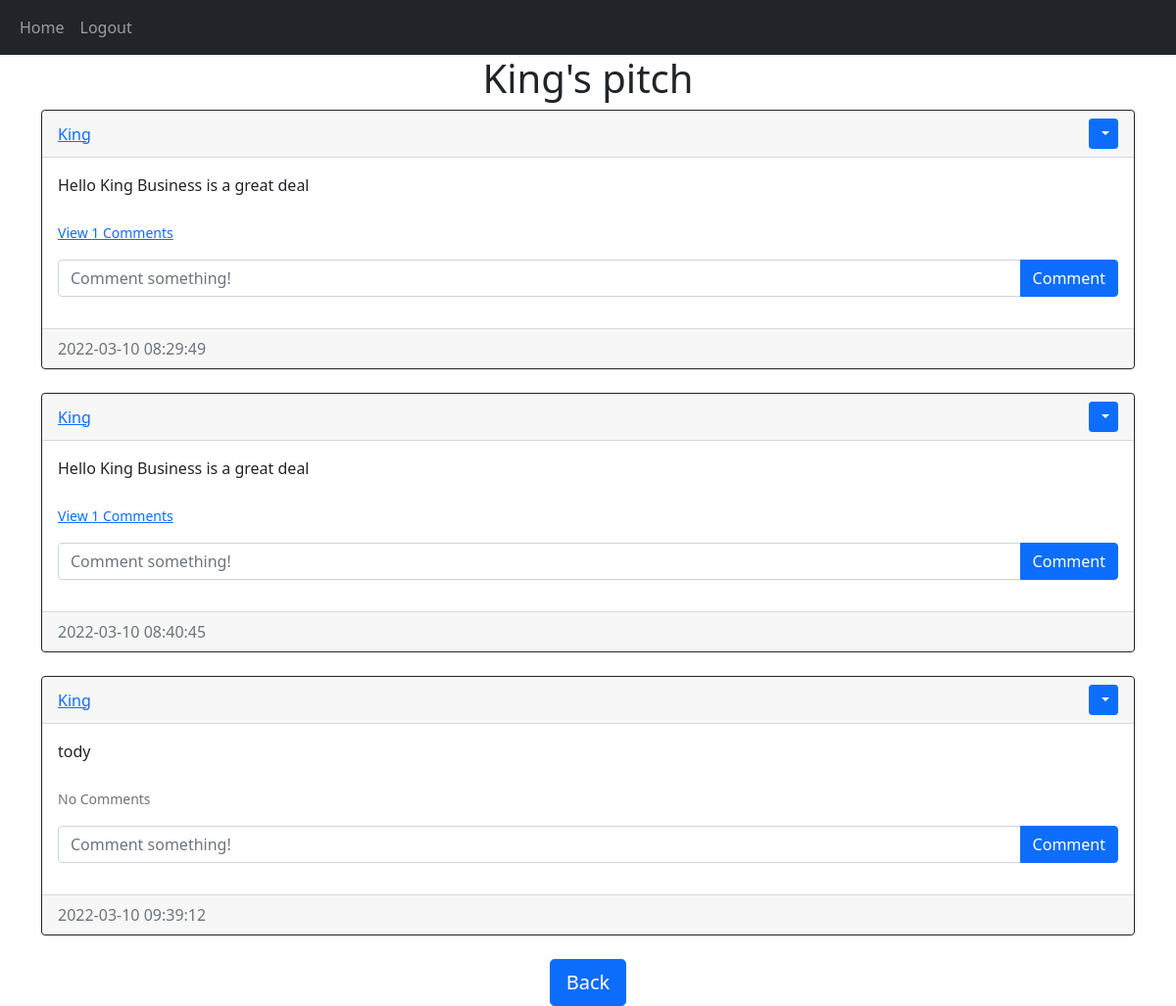
The app's page /pitches/King (signed in) with its own data.
### website/models.py (models this page shows)
class User(db.Model,UserMixin): #Inherits from db model and userMixin
    id=db.Column(db.Integer,primary_key=True)
    email=db.Column(db.String(150),unique=True) #prevent users with duplicate emails
    username=db.Column(db.String(150),unique=True)
    password=db.Column(db.String(150))
    date_created=db.Column(db.DateTime(timezone=True),default=func.now()) #if nothing is passed,by default the column will be filled by the current time
    pitches=db.relationship('Pitch', backref='user',passive_deletes=True)# backref to allow access to user model
    comments = db.relationship('Comment', backref='user', passive_deletes=True)

class Pitch(db.Model):
    id=db.Column(db.Integer,primary_key=True)
    text=db.Column(db.Text,nullable=False)
    date_created=db.Column(db.DateTime(timezone=True),default=func.now())
    author =db.Column(db.Integer,db.ForeignKey('user.id',ondelete='CASCADE'),nullable=False)
    comments = db.relationship('Comment', backref='pitch', passive_deletes=True)

### website/views.py (the view)
@views.route("/pitches/<username>")
@login_required
def pitches(username):
    user = User.query.filter_by(username=username).first()
    if not user:
        flash('No user with that username exists.', category='error')
        return redirect(url_for('views.home'))
    pitches=user.pitches
    return render_template("pitch.html", user=current_user, pitches=pitches, username=username)

### website/__init__.py (called while the page is built)
def create_app():
    app = Flask(__name__)
    app.config['SECRET_KEY'] = "helloworld"
    app.config['SQLALCHEMY_DATABASE_URI'] = f'sqlite:///{DB_NAME}'
    db.init_app(app)
    from .views import views
    from .auth import auth
    app.register_blueprint(views, url_prefix="/")
    app.register_blueprint(auth, url_prefix="/")
    from .models import User, Pitch, Comment
    create_database(app)
    login_manager = LoginManager()
    login_manager.login_view = "auth.login"
    login_manager.init_app(app)
    @login_manager.user_loader
    def load_user(id):
        return User.query.get(int(id))
    return app

### website/templates/pitch.html (shortened to what this page needs)
{% extends "pitch_div.html" %}  {% block header %} {{username}}'s pitch {% endblock %} {% block footer %}
    <div align="center">
      <a href="/home"
        ><button type="button" class="btn btn-primary btn-lg">Back</button></a
      >
    </div>
    {% endblock %}

### website/templates/pitch_div.html (shortened to what this page needs)
{% extends "base.html" %}
{% block content %}
<h1 align="center" > {%  block header %} Pitches {% endblock %} </h1>
<div id="pitches">
{% for pitch in pitches %}
<div class="card border-dark">
   <div class="card-header d-flex justify-content-between align-items-center">
<a href="/pitches/{{pitch.user.username}}">{{pitch.user.username}}</a>
{% if user.id == pitch.author %}
<div class="btn-group">
<button type="button" class="btn btn-sm btn-primary dropdown-toggle" data-bs-toggle="dropdown">
</button>
</div>
{% endif %}
   </div>
<div class="card-body">
    <div class="card-text">
        {{pitch.text}}
</div>
<br>
  <p class="card-text">
    {% if pitch.comments|length > 0 %}
    <a data-bs-toggle="collapse" href="#comments-{{pitch.id}}" role="button">
      <small>View {{pitch.comments|length}} Comments</small>
    </a>
    {% else %}
    <small class="text-muted">No Comments</small>
    {% endif %}
  </p>
<form class="input-group mb-3"method="POST"action="/create-comment/{{pitch.id}}">
<input
  type="text" id="text"name="text"class="form-control"placeholder="Comment something!"/>
<button type="submit" class="btn btn-primary">Comment</button>
</form>
</div>
<div class="card-footer text-muted">
    {{pitch.date_created}}
</div>
</div>
<br >{% endfor %}
</div>
 {% block footer %}{% endblock %}
{% endblock %}

### website/templates/base.html (shortened to what this page needs)
<!DOCTYPE html>
<html lang="en">
<head>
<link href="https://cdn.jsdelivr.net/npm/bootstrap@5.1.3/dist/css/bootstrap.min.css" rel="stylesheet">
</head>
<body>
 <nav class="navbar navbar-expand-lg navbar-dark bg-dark">
  <div class="container-fluid">
    <div class="collapse navbar-collapse" id="navbar">
      <div class="navbar-nav">
        <a class="nav-item nav-link" href="/home">Home</a>
        {% if user.is_authenticated %}
        <a class="nav-item nav-link" href="/logout">Logout</a>
        {% else %}
        <a class="nav-item nav-link" href="/login">Login</a>
        <a class="nav-item nav-link" href="/sign-up">Sign Up</a>
        {% endif %}
      </div>
    </div>
  </div>
</nav>
  <div class="container">  {% block content %} {% endblock %} </div>
</body>
</html>

### records on screen
User: username "King"
Pitch: user.username "King", text "Hello King Business is a great deal", comments|length "1", date_created "2022-03-10 08:29:49"
Pitch: user.username "King", text "Hello King Business is a great deal", comments|length "1", date_created "2022-03-10 08:40:45"
Pitch: user.username "King", text "tody", shows "No Comments", date_created "2022-03-10 09:39:12"
